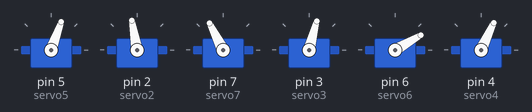
Recording of a sketch running on a simulated Arduino Uno, built with avr-gcc and run on an emulated ATmega328P. Parts: 6 × servo.

Above: at 0.1 s.
At 1.5 s:
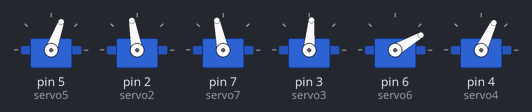
At 1.9 s:
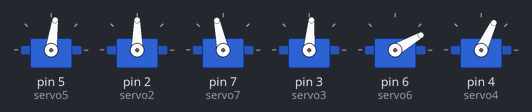
Timing chart, 0 to 3.4 s (numbered marks = the images above):
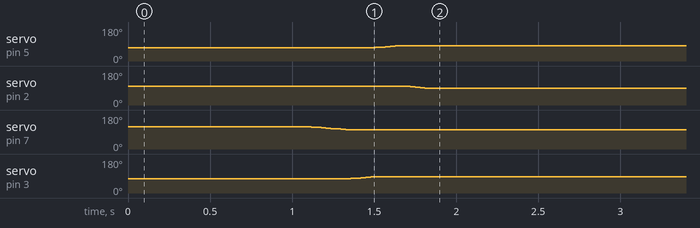

The sketch:

4.return_to_neutral.ino
```cpp
#include <Servo.h>

// Define servos
Servo servo5; // Left hip
Servo servo2; // Left ankle
Servo servo7; // Right hip
Servo servo3; // Right ankle
Servo servo6; // Right knee
Servo servo4; // Left knee

// Smooth movement function
void smoothMove(Servo &servo, int startAngle, int endAngle, int delayTime) {
  int step = (endAngle > startAngle) ? 1 : -1;
  for (int angle = startAngle; angle != endAngle; angle += step) {
    servo.write(angle);
    delay(delayTime);
  }
  servo.write(endAngle); // Final write
}

void setup() {
  // Attach all servos
  servo5.attach(5);  // Left hip
  servo2.attach(2);  // Left ankle
  servo7.attach(7);  // Right hip
  servo3.attach(3);  // Right ankle
  servo6.attach(6);  // Right knee
  servo4.attach(4);  // Left knee

  // === STEP 0: Right leg forward (initial pose) ===
  servo5.write(70);   // Left hip
  servo2.write(100);  // Left ankle
  servo7.write(117);  // Right hip
  servo3.write(75);   // Right ankle
  servo6.write(30);   // Right knee
  servo4.write(65);   // Left knee

  delay(1100); // Let robot settle

  // === STEP 1: Smooth transition to new pose ===
  smoothMove(servo7, 117, 102, 15);  // Right hip
  smoothMove(servo3, 75, 85, 15);    // Right ankle
  smoothMove(servo5, 70, 82, 15);    // Left hip
  smoothMove(servo2, 100, 90, 15);   // Left ankle
  // Knees stay the same: servo6 (30), servo4 (65)
}

void loop() {
  // Do nothing
}
```
